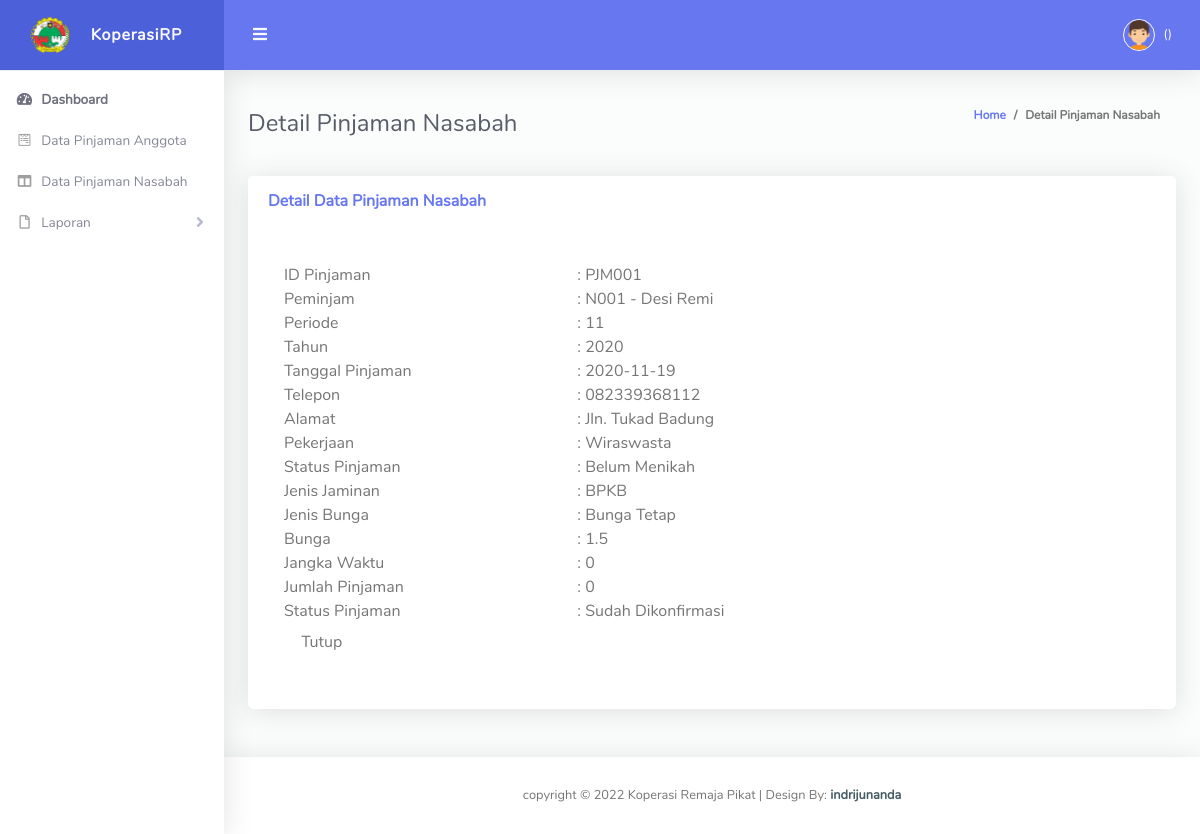
Screenshot of /dashboard_manager.php?p=detail_pinjaman_nasabah&id=PJM001 with the database file from the repository.
### tables this page shows
CREATE TABLE `tbl_pinjaman_nasabah` (
  `id_pinjaman` varchar(50) NOT NULL,
  `id_nasabah` varchar(50) NOT NULL,
  `tgl_pinjam` varchar(50) NOT NULL,
  `periode` varchar(50) NOT NULL,
  `tahun` varchar(50) NOT NULL,
  `no_telepon` varchar(50) NOT NULL,
  `alamat` varchar(50) NOT NULL,
  `pekerjaan` varchar(50) NOT NULL,
  `status_peminjam` varchar(50) NOT NULL,
  `jenis_jaminan` varchar(50) NOT NULL,
  `jenis_bunga` varchar(50) NOT NULL,
  `bunga` varchar(50) NOT NULL,
  `jangka_waktu` varchar(50) NOT NULL,
  `jumlah_pinjaman` int(11) NOT NULL,
  `status_pinjaman` varchar(50) NOT NULL,
  `status` varchar(50) NOT NULL
);

CREATE TABLE `tbl_nasabah` (
  `id_nasabah` varchar(50) NOT NULL,
  `nama_nasabah` varchar(50) NOT NULL,
  `no_identitas` varchar(50) NOT NULL,
  `tgl_lahir` varchar(50) NOT NULL,
  `jk` varchar(50) NOT NULL,
  `tgl_pengajuan` varchar(50) NOT NULL,
  `alamat` varchar(50) NOT NULL,
  `no_tlpn` varchar(50) NOT NULL,
  `status` varchar(50) NOT NULL,
  `pekerjaan` varchar(50) NOT NULL,
  `status_anggota` varchar(50) NOT NULL
);

### Manager/detail_pinjaman_nasabah.php (the view, shortened to what this page needs)
<div class="container-fluid" id="container-wrapper">
  <div class="d-sm-flex align-items-center justify-content-between mb-4">
    <h2 class="h4 mb-0 text-gray-800">Detail Pinjaman Nasabah</h2>
    <ol class="breadcrumb">
      <li class="breadcrumb-item"><a href="#">Home</a></li>
      <li class="breadcrumb-item active" aria-current="page">Detail Pinjaman Nasabah</li>
    </ol>
  </div>
  <div class="row mb-12">
    <div class="col-xl-12 col-md-6 mb-4">
       <div class="card mb-4">
        <div class="card-header py-3 d-flex flex-row align-items-center justify-content-between">
          <h6 class="m-0 font-weight-bold text-primary"> Detail Data Pinjaman Nasabah</h6>
        </div>
        <div class="card-body">
          <div class="table-responsive p-3">
          <table class="table align-items-center table-bordered" id="dataTableHover">
            <tbody>
              <?php
               include "koneksi.php";
               $id=$_GET['id'];
               $query = "SELECT * FROM tbl_pinjaman_nasabah WHERE id_pinjaman='$id'";
               $hasil = mysqli_query($connect,$query);
               $data=mysqli_fetch_array($hasil);
               $query1 = "SELECT * FROM tbl_nasabah WHERE id_nasabah='".$data['id_nasabah']."'";
               $hasil1 = mysqli_query($connect,$query1);
               $data1 = mysqli_fetch_array($hasil1);
              ?>
              <div class="row">
               <div class="col-lg-4">ID Pinjaman</div>
                <div class="col-lg-8"> : <?php echo $data['id_pinjaman'];?></div>
              </div>
              <div class="row">
               <div class="col-lg-4">Peminjam</div>
                <div class="col-lg-8"> : <?php echo $data['id_nasabah'];?> - <?php echo $data1['nama_nasabah'];?></div>
              </div>
              <div class="row">
               <div class="col-lg-4">Periode</div>
                <div class="col-lg-8"> : <?php echo $data['periode'];?></div>
              </div>
              <div class="row">
               <div class="col-lg-4">Tahun</div>
                <div class="col-lg-8"> : <?php echo $data['tahun'];?></div>
              </div>
              <div class="row">
               <div class="col-lg-4">Tanggal Pinjaman</div>
                <div class="col-lg-8"> : <?php echo $data['tgl_pinjam'];?></div>
              </div>
              <div class="row">
               <div class="col-lg-4">Telepon</div>
                <div class="col-lg-8"> : <?php echo $data['no_telepon'];?></div>
              </div>
              <div class="row">
               <div class="col-lg-4">Alamat</div>
                <div class="col-lg-8"> : <?php echo $data['alamat'];?></div>
              </div>
              <div class="row">
               <div class="col-lg-4">Pekerjaan</div>
                <div class="col-lg-8"> : <?php echo $data['pekerjaan'];?></div>
              </div>
              <div class="row">
               <div class="col-lg-4">Status Pinjaman</div>
                <div class="col-lg-8"> : <?php echo $data['status_peminjam'];?></div>
              </div>
              <div class="row">
               <div class="col-lg-4">Jenis Jaminan</div>
                <div class="col-lg-8"> : <?php echo $data['jenis_jaminan'];?></div>
              </div>
              <div class="row">
               <div class="col-lg-4">Jenis Bunga</div>
                <div class="col-lg-8"> : <?php echo $data['jenis_bunga'];?></div>
              </div>
              <div class="row">
               <div class="col-lg-4">Bunga</div>
                <div class="col-lg-8"> : <?php echo $data['bunga'];?></div>
              </div>
              <div class="row">
               <div class="col-lg-4">Jangka Waktu</div>
                <div class="col-lg-8"> : <?php echo $data['jangka_waktu'];?></div>
              </div>
              <div class="row">
               <div class="col-lg-4">Jumlah Pinjaman</div>
                <div class="col-lg-8"> : <?php echo $data['jumlah_pinjaman'];?></div>
              </div>
              <div class="row">
               <div class="col-lg-4">Status Pinjaman</div>
                <div class="col-lg-8"> : <?php echo $data['status_pinjaman'];?></div>
              </div>
                <div class="box-footer">
                  <?php if ($data['status_pinjaman']==""){
                    echo "<a href='proses_konfirmasi_pengajuan_nasabah.php?id=".$data['id_pinjaman']."' class='btn btn-primary'><i class='fa fa-check'></i> Konfirmasi Pengajuan</a>
                      <a href='dashboard_manager.php?p=data_pinjaman_nasabah' class='btn btn-default'><i class='fa fa-warning'></i> Tutup</a>";
                   }else{
                   echo"<a href='dashboard_manager.php?p=data_pinjaman_nasabah' class='btn btn-default'><i class='fa fa-warning'></i> Tutup</a>";
                    }
                   ?>
               </div>
            </tbody>
          </table>
        </div>
        </div>
      </div>
    </div>
  </div>
</div>

### rows the page displays
tbl_pinjaman_nasabah: id_pinjaman "PJM001", id_nasabah "N001", periode "11", tahun "2020", tgl_pinjam "2020-11-19", no_telepon "082339368112", alamat "Jln. Tukad Badung", pekerjaan "Wiraswasta", status_peminjam "Belum Menikah", jenis_jaminan "BPKB", jenis_bunga "Bunga Tetap", bunga "1.5", jangka_waktu "0", jumlah_pinjaman "0", status_pinjaman "Sudah Dikonfirmasi"
tbl_nasabah: nama_nasabah "Desi Remi"
